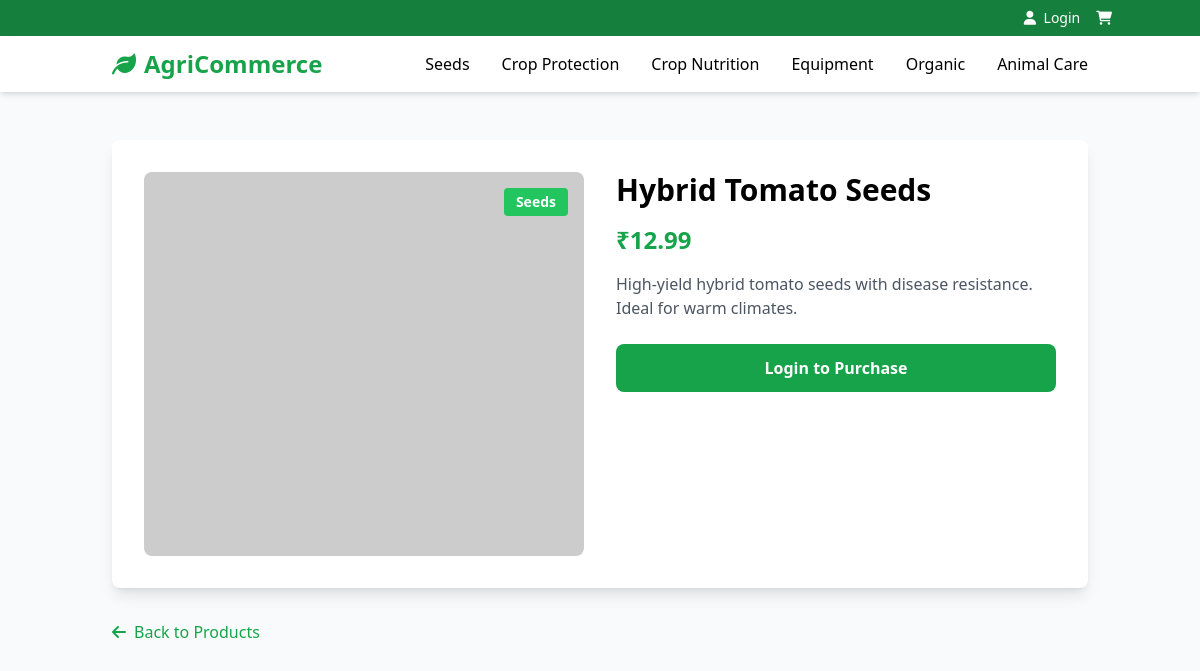
Screenshot of /product.php?id=1 with the database file from the repository.
### tables this page shows
CREATE TABLE IF NOT EXISTS products (
    id INT AUTO_INCREMENT PRIMARY KEY,
    name VARCHAR(255) NOT NULL,
    description TEXT,
    price DECIMAL(10,2) NOT NULL,
    image VARCHAR(255),
    category VARCHAR(100),
    stock INT DEFAULT 0,
    created_at TIMESTAMP DEFAULT CURRENT_TIMESTAMP
);

### product.php (the view, shortened to what this page needs)
<?php
require_once 'config/database.php';
$product_id = isset($_GET['id']) ? (int)$_GET['id'] : 0;
$sql = "SELECT * FROM products WHERE id = ?";
$stmt = $conn->prepare($sql);
$stmt->bind_param("i", $product_id);
$stmt->execute();
$result = $stmt->get_result();
$product = $result->fetch_assoc();
?>
<!DOCTYPE html>
<html lang="en">
<head>
    <script src="https://cdn.tailwindcss.com"></script>
    <link rel="stylesheet" href="https://cdnjs.cloudflare.com/ajax/libs/font-awesome/6.0.0/css/all.min.css">
    <link href="https://unpkg.com/aos@2.3.1/dist/aos.css" rel="stylesheet">
</head>
<body class="bg-gray-50">
    <div class="bg-green-700 text-white text-sm py-2 px-4">
        <div class="container mx-auto flex justify-between items-center">
            <div class="flex space-x-4">
                <?php if (isset($_SESSION['user_id'])): ?>
                    <span>Welcome, <?php echo htmlspecialchars($_SESSION['user_name']); ?></span>
                    <a href="auth/logout.php" class="hover:text-green-200">Logout</a>
                <?php else: ?>
                    <a href="auth/login.php" class="hover:text-green-200"><i class="fas fa-user mr-1"></i> Login</a>
                <?php endif; ?>
                <a href="cart.php" class="relative hover:text-green-200">
                    <i class="fas fa-shopping-cart"></i>
                </a>
            </div>
        </div>
    </div>
    <nav class="bg-white shadow-md sticky top-0 z-50">
        <div class="container mx-auto px-6 py-3">
            <div class="flex items-center justify-between">
                <div class="flex items-center">
                    <a href="index.php" class="flex items-center space-x-2">
                        <i class="fas fa-leaf text-2xl text-green-600"></i>
                        <span class="text-2xl font-bold text-green-600">AgriCommerce</span>
                    </a>
                </div>
                <div class="hidden md:flex items-center space-x-8">
                    <a href="index.php?category=Seeds" class="font-medium hover:text-green-600">Seeds</a>
                    <a href="index.php?category=Crop Protection" class="font-medium hover:text-green-600">Crop Protection</a>
                    <a href="index.php?category=Nutrients" class="font-medium hover:text-green-600">Crop Nutrition</a>
                    <a href="index.php?category=Equipment" class="font-medium hover:text-green-600">Equipment</a>
                    <a href="index.php?category=Organic" class="font-medium hover:text-green-600">Organic</a>
                    <a href="index.php?category=Animal Care" class="font-medium hover:text-green-600">Animal Care</a>
                </div>
            </div>
        </div>
    </nav>
    <div class="container mx-auto px-6 py-12">
        <div class="bg-white rounded-lg shadow-lg overflow-hidden">
            <div class="grid grid-cols-1 md:grid-cols-2 gap-8 p-8">
                <div class="relative">
                    <img src="<?php echo htmlspecialchars($product['image']); ?>"
                         alt="<?php echo htmlspecialchars($product['name']); ?>"
                         class="w-full h-96 object-cover rounded-lg">
                    <div class="absolute top-4 right-4 bg-green-500 text-white text-sm font-bold px-3 py-1 rounded">
                        <?php echo htmlspecialchars($product['category']); ?>
                    </div>
                </div>
                <div class="flex flex-col">
                    <h1 class="text-3xl font-bold mb-4"><?php echo htmlspecialchars($product['name']); ?></h1>
                    <div class="text-2xl font-bold text-green-600 mb-4">
                        ₹<?php echo number_format($product['price'], 2); ?>
                    </div>
                    <div class="text-gray-600 mb-6">
                        <?php echo nl2br(htmlspecialchars($product['description'])); ?>
                    </div>
                    <?php if (isset($_SESSION['user_id'])): ?>
                        <form action="cart/add.php" method="POST" class="mt-auto">
                            <input type="hidden" name="product_id" value="<?php echo $product['id']; ?>">
                            <button type="submit" class="w-full bg-green-600 hover:bg-green-700 text-white font-bold py-3 px-6 rounded-lg transition duration-300">
                                Add to Cart
                            </button>
                        </form>
                    <?php else: ?>
                        <a href="auth/login.php" class="block w-full text-center bg-green-600 hover:bg-green-700 text-white font-bold py-3 px-6 rounded-lg transition duration-300">
                            Login to Purchase
                        </a>
                    <?php endif; ?>
                </div>
            </div>
        </div>
        <div class="mt-8">
            <a href="index.php" class="text-green-600 hover:text-green-800 font-medium">
                <i class="fas fa-arrow-left mr-2"></i>Back to Products
            </a>
        </div>
    </div>
</body>
</html>

### rows the page displays
products: category "Seeds", name "Hybrid Tomato Seeds", price "12.99", description "High-yield hybrid tomato seeds with disease resistance. Ideal for warm climates."
